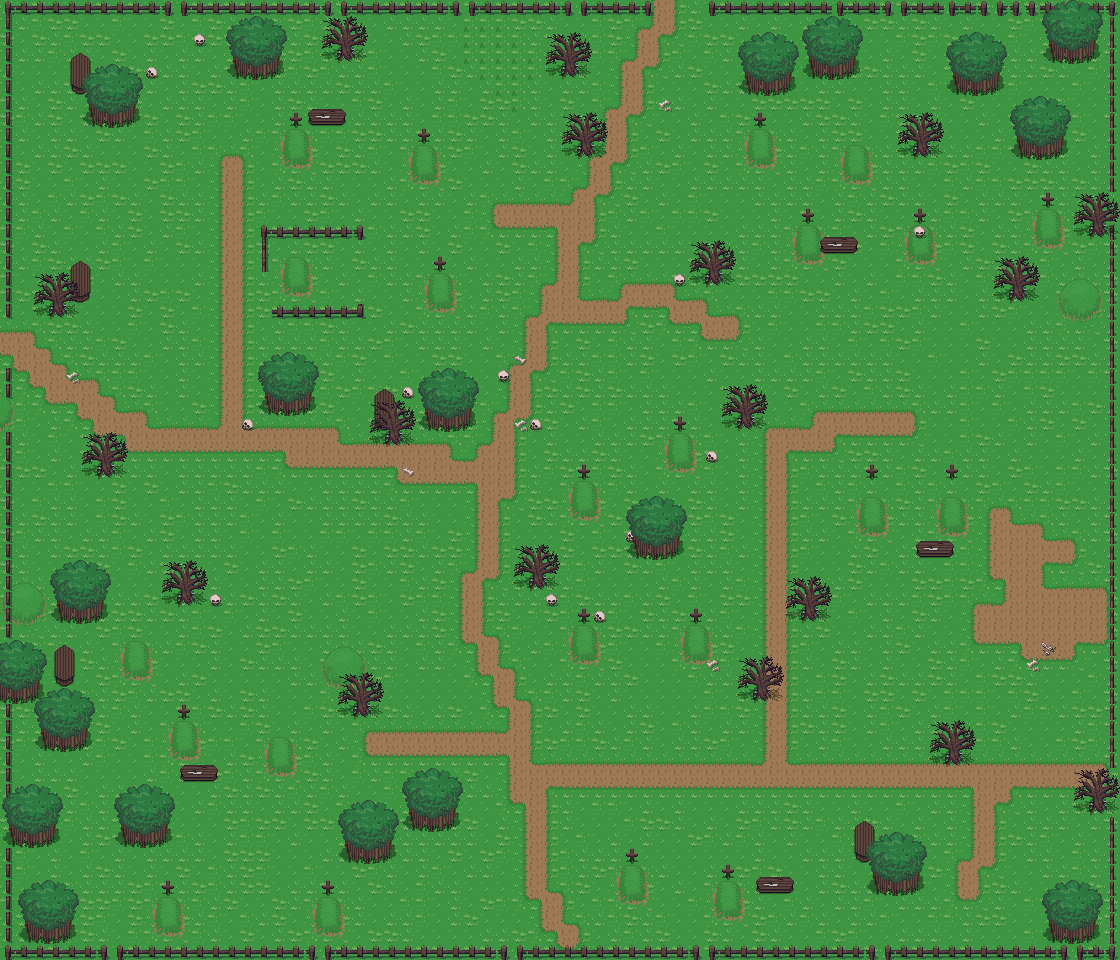

The image is a tile-based game level rendered from a .tmx file. Its description and source (layers, tilesets, objects; grid data summarised) follow:
An orthogonal 70x60 tile map with 16x16 px tiles, 10 tile layers (Base, endblock, Cliff, Objects 1, ...).

<map version="1.0.0" orientation="orthogonal" renderorder="left-down" width="70" height="60" tilewidth="16" tileheight="16" nextobjectid="1">
 <tileset firstgid="1" source="../Tileset/Overworld.tsx" />
 <layer name="Base" width="70" height="60">
  <data>[4200 cells, 4200 non-empty, 40 distinct tile ids]</data>
 </layer>
 <layer name="endblock" width="70" height="60">
  <data>[4200 cells, 255 non-empty, 6 distinct tile ids]</data>
 </layer>
 <layer name="Cliff" width="70" height="60">
  <data>[4200 cells, 0 non-empty, 0 distinct tile ids]</data>
 </layer>
 <layer name="Objects 1" width="70" height="60">
  <data>[4200 cells, 100 non-empty, 18 distinct tile ids]</data>
 </layer>
 <layer name="Plants 1" width="70" height="60">
  <data>[4200 cells, 237 non-empty, 12 distinct tile ids]</data>
 </layer>
 <layer name="Buildings 1" width="70" height="60">
  <data>[4200 cells, 0 non-empty, 0 distinct tile ids]</data>
 </layer>
 <layer name="Buildings 2" width="70" height="60">
  <data>[4200 cells, 0 non-empty, 0 distinct tile ids]</data>
 </layer>
 <layer name="Objects 2" width="70" height="60">
  <data>[4200 cells, 0 non-empty, 0 distinct tile ids]</data>
 </layer>
 <layer name="Plants 2" width="70" height="60">
  <data>[4200 cells, 108 non-empty, 6 distinct tile ids]</data>
 </layer>
 <layer name="Above Player" width="70" height="60">
  <properties>
   <property name="unity:sortingLayerName" value="AbovePlayer" />
  </properties>
  <data>[4200 cells, 202 non-empty, 15 distinct tile ids]</data>
 </layer>
</map>
